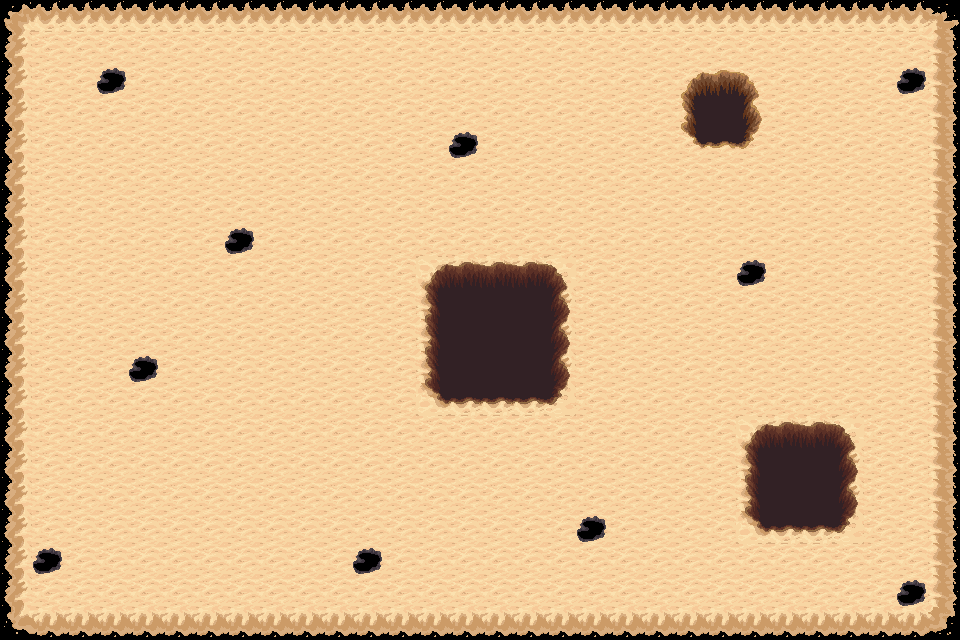

Rendered tile map (Tiled .tmx) drawn with the repository's tilesets; below, a short description and the full map source, tile grids included:
An orthogonal 30x20 tile map with 32x32 px tiles, 3 tile layers (BaseLayer, Cratere, Ressources).

<map version="1.10" tiledversion="1.10.2" orientation="orthogonal" renderorder="right-up" width="30" height="20" tilewidth="32" tileheight="32" infinite="0" nextlayerid="4" nextobjectid="1">
 <tileset firstgid="1" source="TileSetOdyssey.tsx" />
 <layer id="1" name="BaseLayer" width="30" height="20" locked="1">
  <data encoding="csv">
304,305,305,305,305,305,305,305,305,305,305,305,305,305,305,305,305,305,305,305,305,305,305,305,305,305,305,305,305,306,
336,337,337,337,337,337,337,337,337,337,337,337,337,337,337,337,337,337,337,337,337,337,337,337,337,337,337,337,337,338,
336,337,337,337,337,337,337,337,337,337,337,337,337,337,337,337,337,337,337,337,337,337,337,337,337,337,337,337,337,338,
336,337,337,337,337,337,337,337,337,337,337,337,337,337,337,337,337,337,337,337,337,337,337,337,337,337,337,337,337,338,
336,337,337,337,337,337,337,337,337,337,337,337,337,337,337,337,337,337,337,337,337,337,337,337,337,337,337,337,337,338,
336,337,337,337,337,337,337,337,337,337,337,337,337,337,337,337,337,337,337,337,337,337,337,337,337,337,337,337,337,338,
336,337,337,337,337,337,337,337,337,337,337,337,337,337,337,337,337,337,337,337,337,337,337,337,337,337,337,337,337,338,
336,337,337,337,337,337,337,337,337,337,337,337,337,337,337,337,337,337,337,337,337,337,337,337,337,337,337,337,337,338,
336,337,337,337,337,337,337,337,337,337,337,337,337,241,369,369,369,242,337,337,337,337,337,337,337,337,337,337,337,338,
336,337,337,337,337,337,337,337,337,337,337,337,337,338,337,337,337,336,337,337,337,337,337,337,337,337,337,337,337,338,
336,337,337,337,337,337,337,337,337,337,337,337,337,338,337,337,337,336,337,337,337,337,337,337,337,337,337,337,337,338,
336,337,337,337,337,337,337,337,337,337,337,337,337,338,337,337,337,336,337,337,337,337,337,337,337,337,337,337,337,338,
336,337,337,337,337,337,337,337,337,337,337,337,337,273,305,305,305,274,337,337,337,337,337,337,337,337,337,337,337,338,
336,337,337,337,337,337,337,337,337,337,337,337,337,337,337,337,337,337,337,337,337,337,337,241,369,369,242,337,337,338,
336,337,337,337,337,337,337,337,337,337,337,337,337,337,337,337,337,337,337,337,337,337,337,338,337,337,336,337,337,338,
336,337,337,337,337,337,337,337,337,337,337,337,337,337,337,337,337,337,337,337,337,337,337,338,337,337,336,337,337,338,
336,337,337,337,337,337,337,337,337,337,337,337,337,337,337,337,337,337,337,337,337,337,337,273,305,305,274,337,337,338,
336,337,337,337,337,337,337,337,337,337,337,337,337,337,337,337,337,337,337,337,337,337,337,337,337,337,337,337,337,338,
336,337,337,337,337,337,337,337,337,337,337,337,337,337,337,337,337,337,337,337,337,337,337,337,337,337,337,337,337,338,
368,369,369,369,369,369,369,369,369,369,369,369,369,369,369,369,369,369,369,369,369,369,369,369,369,369,369,369,369,370
</data>
 </layer>
 <layer id="2" name="Cratere" width="30" height="20">
  <data encoding="csv">
0,0,0,0,0,0,0,0,0,0,0,0,0,0,0,0,0,0,0,0,0,0,0,0,0,0,0,0,0,0,
0,0,0,0,0,0,0,0,0,0,0,0,0,0,0,0,0,0,0,0,0,0,0,0,0,0,0,0,0,0,
0,0,0,0,0,0,0,0,0,0,0,0,0,0,0,0,0,0,0,0,0,0,0,0,0,0,0,0,0,0,
0,0,0,0,0,0,0,0,0,0,0,0,0,0,0,0,0,0,0,0,0,0,0,0,0,0,0,0,0,0,
0,0,0,0,0,0,0,0,0,0,0,0,0,0,0,0,0,0,0,0,0,0,0,0,0,0,0,0,0,0,
0,0,0,0,0,0,0,0,0,0,0,0,0,0,0,0,0,0,0,0,0,0,0,0,0,0,0,0,0,0,
0,0,0,0,0,0,0,0,0,0,0,0,0,0,0,0,0,0,0,0,0,0,0,0,0,0,0,0,0,0,
0,0,0,0,0,0,0,0,0,0,0,0,0,0,0,0,0,0,0,0,0,0,0,0,0,0,0,0,0,0,
0,0,0,0,0,0,0,0,0,0,0,0,0,86,87,87,87,88,0,0,0,0,0,0,0,0,0,0,0,0,
0,0,0,0,0,0,0,0,0,0,0,0,0,118,119,119,119,120,0,0,0,0,0,0,0,0,0,0,0,0,
0,0,0,0,0,0,0,0,0,0,0,0,0,118,119,119,119,120,0,0,0,0,0,0,0,0,0,0,0,0,
0,0,0,0,0,0,0,0,0,0,0,0,0,118,119,119,119,120,0,0,0,0,0,0,0,0,0,0,0,0,
0,0,0,0,0,0,0,0,0,0,0,0,0,150,151,151,151,152,0,0,0,0,0,0,0,0,0,0,0,0,
0,0,0,0,0,0,0,0,0,0,0,0,0,0,0,0,0,0,0,0,0,0,0,86,87,87,88,0,0,0,
0,0,0,0,0,0,0,0,0,0,0,0,0,0,0,0,0,0,0,0,0,0,0,118,119,119,120,0,0,0,
0,0,0,0,0,0,0,0,0,0,0,0,0,0,0,0,0,0,0,0,0,0,0,118,119,119,120,0,0,0,
0,0,0,0,0,0,0,0,0,0,0,0,0,0,0,0,0,0,0,0,0,0,0,150,151,151,152,0,0,0,
0,0,0,0,0,0,0,0,0,0,0,0,0,0,0,0,0,0,0,0,0,0,0,0,0,0,0,0,0,0,
0,0,0,0,0,0,0,0,0,0,0,0,0,0,0,0,0,0,0,0,0,0,0,0,0,0,0,0,0,0,
0,0,0,0,0,0,0,0,0,0,0,0,0,0,0,0,0,0,0,0,0,0,0,0,0,0,0,0,0,0
</data>
 </layer>
 <layer id="3" name="Ressources" width="30" height="20">
  <data encoding="csv">
0,0,0,0,0,0,0,0,0,0,0,0,0,0,0,0,0,0,0,0,0,0,0,0,0,0,0,0,0,0,
0,0,0,0,0,0,0,0,0,0,0,0,0,0,0,0,0,0,0,0,0,0,0,0,0,0,0,0,0,0,
0,0,0,1705,0,0,0,0,0,0,0,0,0,0,0,0,0,0,0,0,0,1101,1102,1103,0,0,0,0,1705,0,
0,0,0,0,0,0,0,0,0,0,0,0,0,0,0,0,0,0,0,0,0,1133,1134,1135,0,0,0,0,0,0,
0,0,0,0,0,0,0,0,0,0,0,0,0,0,1705,0,0,0,0,0,0,1165,1166,1167,0,0,0,0,0,0,
0,0,0,0,0,0,0,0,0,0,0,0,0,0,0,0,0,0,0,0,0,0,0,0,0,0,0,0,0,0,
0,0,0,0,0,0,0,0,0,0,0,0,0,0,0,0,0,0,0,0,0,0,0,0,0,0,0,0,0,0,
0,0,0,0,0,0,0,1705,0,0,0,0,0,0,0,0,0,0,0,0,0,0,0,0,0,0,0,0,0,0,
0,0,0,0,0,0,0,0,0,0,0,0,0,0,0,0,0,0,0,0,0,0,0,1705,0,0,0,0,0,0,
0,0,0,0,0,0,0,0,0,0,0,0,0,0,0,0,0,0,0,0,0,0,0,0,0,0,0,0,0,0,
0,0,0,0,0,0,0,0,0,0,0,0,0,0,0,0,0,0,0,0,0,0,0,0,0,0,0,0,0,0,
0,0,0,0,1705,0,0,0,0,0,0,0,0,0,0,0,0,0,0,0,0,0,0,0,0,0,0,0,0,0,
0,0,0,0,0,0,0,0,0,0,0,0,0,0,0,0,0,0,0,0,0,0,0,0,0,0,0,0,0,0,
0,0,0,0,0,0,0,0,0,0,0,0,0,0,0,0,0,0,0,0,0,0,0,0,0,0,0,0,0,0,
0,0,0,0,0,0,0,0,0,0,0,0,0,0,0,0,0,0,0,0,0,0,0,0,0,0,0,0,0,0,
0,0,0,0,0,0,0,0,0,0,0,0,0,0,0,0,0,0,0,0,0,0,0,0,0,0,0,0,0,0,
0,0,0,0,0,0,0,0,0,0,0,0,0,0,0,0,0,0,1705,0,0,0,0,0,0,0,0,0,0,0,
0,1705,0,0,0,0,0,0,0,0,0,1705,0,0,0,0,0,0,0,0,0,0,0,0,0,0,0,0,0,0,
0,0,0,0,0,0,0,0,0,0,0,0,0,0,0,0,0,0,0,0,0,0,0,0,0,0,0,0,1705,0,
0,0,0,0,0,0,0,0,0,0,0,0,0,0,0,0,0,0,0,0,0,0,0,0,0,0,0,0,0,0
</data>
 </layer>
</map>
